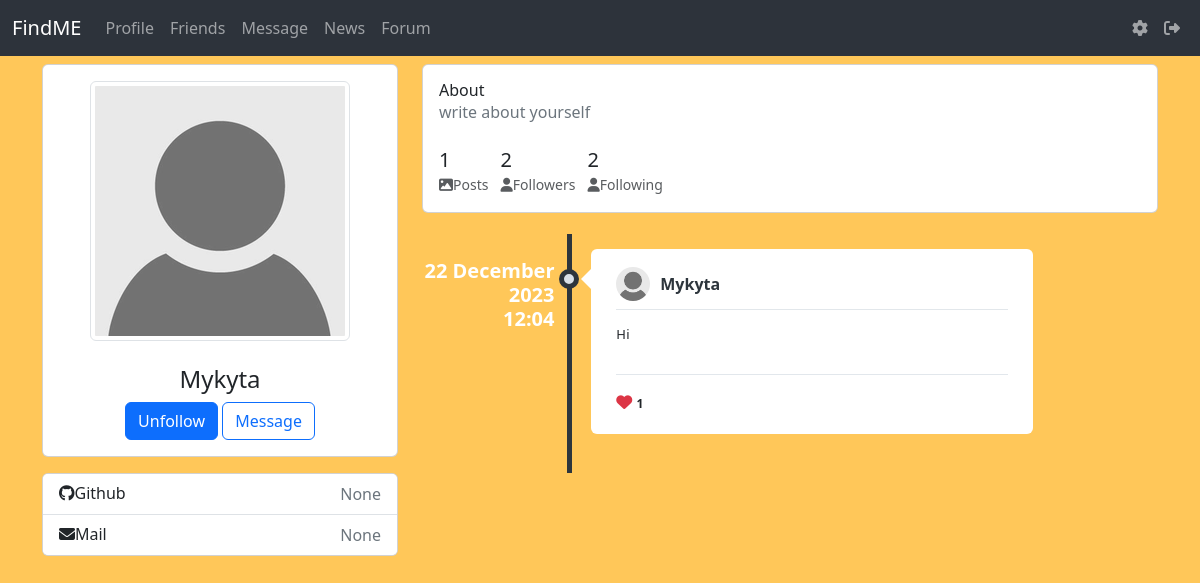
The app's page /profile/Mykyta (signed in), older data.
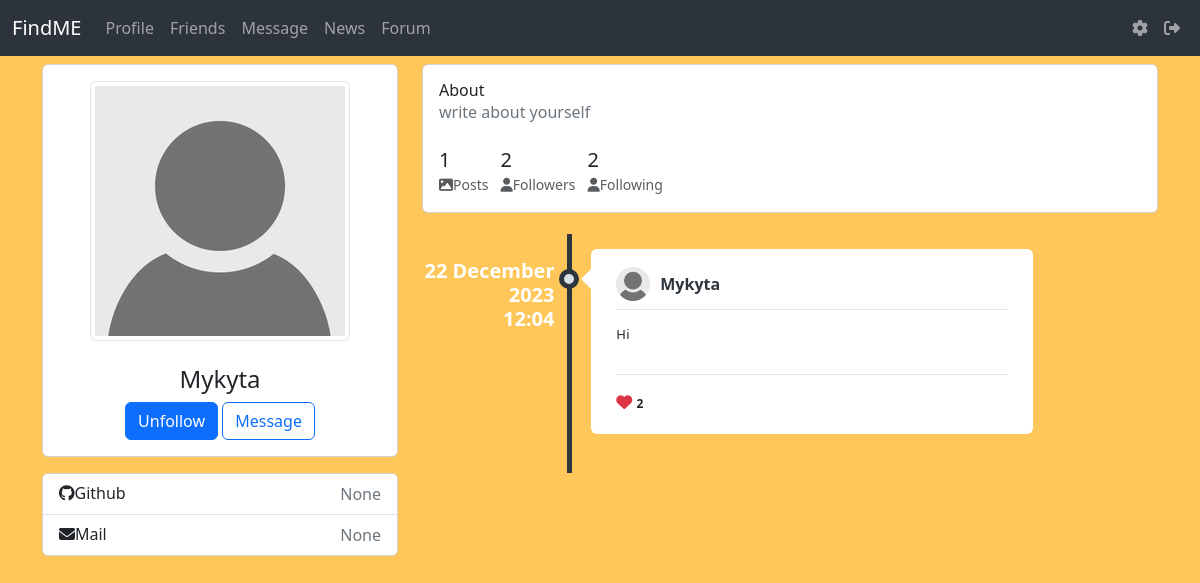
The same page, newer data.
### data/users.py (models this page shows, shortened)
class User(SqlAlchemyBase, UserMixin):
    __tablename__ = 'users'
    id = sqlalchemy.Column(sqlalchemy.Integer, primary_key=True, autoincrement=True)
    name = sqlalchemy.Column(sqlalchemy.String, unique=True, nullable=True)
    about = sqlalchemy.Column(sqlalchemy.String, nullable=True, default='write about yourself')
    second_email = sqlalchemy.Column(sqlalchemy.String, nullable=True)
    github = sqlalchemy.Column(sqlalchemy.String, nullable=True)
    image = sqlalchemy.Column(sqlalchemy.String, default="default.jpg")
    email = sqlalchemy.Column(sqlalchemy.String, index=True, unique=True, nullable=True)
    followings = sqlalchemy.Column(sqlalchemy.String, nullable=True, default='')
    followers = sqlalchemy.Column(sqlalchemy.String, nullable=True, default='')
    post_count = sqlalchemy.Column(sqlalchemy.Integer, nullable=True, default=0)
    admin_check = sqlalchemy.Column(sqlalchemy.Integer, default=0)
    hashed_password = sqlalchemy.Column(sqlalchemy.String, nullable=True)
    created_date = sqlalchemy.Column(sqlalchemy.DateTime, default=datetime.datetime.now)

### data/posts.py (models this page shows)
class Posts(SqlAlchemyBase):
    __tablename__ = 'posts'
    id = sqlalchemy.Column(sqlalchemy.Integer,
                           primary_key=True, autoincrement=True)
    content = sqlalchemy.Column(sqlalchemy.String, nullable=True)
    image = sqlalchemy.Column(sqlalchemy.String, nullable=True)
    likes = sqlalchemy.Column(sqlalchemy.String,
                              nullable=True, default='')
    created_date = sqlalchemy.Column(sqlalchemy.DateTime,
                                     default=datetime.datetime.now)
    user_id = sqlalchemy.Column(sqlalchemy.Integer,
                                sqlalchemy.ForeignKey("users.id"))
    user = relationship('User')

### main.py (the view, shortened to what this page needs)
@app.route('/profile/<string:name>', methods=['GET', 'POST'])
@login_required
def profile(name):
    db_sess = db_session.create_session()
    if current_user.is_authenticated:
        user = db_sess.query(User).filter(User.name == name).first()
        posts = db_sess.query(Posts).filter(user.id == Posts.user_id)
        number = len(list(posts))
        followings_count = user.followings.split(', ')
        if followings_count[0] == '':
            followings_count = 0
        else:
            followings_count = len(followings_count)
        followers_count = user.followers.split(', ')
        if followers_count[0] == '':
            followers_count = 0
        else:
            followers_count = len(followers_count)
    else:
        return redirect('/')
    return render_template('profile.html', posts=posts, count=number, user=user, followings_count=followings_count,
                           followers_count=followers_count)

### data/db_session.py (called while the page is built)
def create_session() -> Session:
    global __factory
    return __factory()

### main.py (called while the page is built)
@login_manager.user_loader
def load_user(user_id):
    db_sess = db_session.create_session()
    return db_sess.query(User).get(user_id)

### templates/profile.html (shortened to what this page needs)
{% extends "base.html" %}
{% block content %}
<div class="row gutters-sm">
    <div class="col-md-4 mb-3">
        <div class="card">
            <div class="card-body">
                <div class="d-flex flex-column align-items-center text-center">
                    <div class="profile-pic-div mr-3">
                        <form method="post" enctype="multipart/form-data">
                            <img src="../static/avatars/{{user.image}}" id="photo" width="250"
                                 class="rounded mb-2 img-thumbnail" data-bs-toggle="modal"
                                 data-bs-target="#exampleModal">
                        </form>
                    </div>
                    <div class="mt-3">
                        <h4>{{user.name}}</h4>
                        {% if current_user.is_authenticated and (current_user.id == user.id) %}
                        <button class="btn btn-primary" data-bs-toggle="modal"
                                data-bs-target="#exampleModaleditprofile">Edit profile
                        </button>
                        <form method="post" enctype="multipart/form-data">
                            <div class="modal fade" id="exampleModaleditprofile" tabindex="-1"
                                 aria-labelledby="exampleModaleditprofile"
                                 aria-hidden="true">
                                <div class="modal-dialog ">
                                    <div class="modal-content">
                                        <div class="modal-header">
                                            <h5 class="modal-title" id="exampleModaledit">Edit profile</h5>
                                            <button type="button" class="btn-close" data-bs-dismiss="modal"
                                                    aria-label="Закрыть"></button>
                                        </div>
                                        <div class="modal-body bg-dark">
                                            <div class="container-fluid">
                                                <div class="row">
                                                    <div class="form-group">
                                                        <textarea class="form-control" name="about_user" placeholder="About"></textarea>
                                                    </div>
                                                </div>
                                                <br>
                                                <div class="row">
                                                    <div class="form-group">
                                                        <input class="form-control"  placeholder="GitHub account" name="git_hub"
                                                               type="text">
                                                    </div>
                                                </div>
                                                <div class="row">
                                                    <div class="form-group">
                                                        <input class="form-control" placeholder="Contact email"
                                                               name="mail_user" id="contact_email" type="email"
                                                               title="Contact email (format: xxx@xxx.xxx)"
                                                               pattern="[a-zA-Z0-9!#$%&amp;'*+\/=?^_`{|}~.-]+@[a-zA-Z0-9-]+(\.[a-zA-Z0-9-]+)*">
                                                    </div>
                                                </div>
                                                <div class="row" style="width: 20%; padding-top: 5px; margin-left: 80%;">
                                                    <button type="submit" class="btn btn-warning"><i
                                            class="fa-solid fa-chevron-right"></i></button>
                                                </div>
                                            </div>
                                        </div>
                                    </div>
                                </div>
                            </div>
                        </form>
                        {% else %}
                            {% set list1 = user.followers.split(', ') %}
                            {% set user_id_ = current_user.id | string() %}
                            <button class="btn btn-primary" name="follow" id="follow2-button-{{user.id}}" onclick="follow1({{user.id}})">{% if user_id_ in list1 %} Unfollow {% else %} Follow {% endif %}</button>
                            <a type="button" href="/message/{{user.id}}" class="btn btn-outline-primary">Message</a>
                        {% endif %}
                    </div>
                </div>
            </div>
        </div>
        <div class="card mt-3">
            <ul class="list-group list-group-flush">
                <li class="list-group-item d-flex justify-content-between align-items-center flex-wrap">
                    <h6 class="mb-0"><i class="fa-brands fa-github"></i>Github</h6>
                    <span class="text-secondary">{{user.github}}</span>
                </li>
                <li class="list-group-item d-flex justify-content-between align-items-center flex-wrap">
                    <h6 class="mb-0"><i class="fa-solid fa-envelope"></i>Mail</h6>
                    <span class="text-secondary">{{user.second_email}}</span>
                </li>
            </ul>
        </div>
    </div>
    <div class="col-md-8">
        <div class="card mb-3">
            <div class="card-body">
                <div class="row-4">
                    <div class="col-sm-3">
                        <h6 class="mb-0">About</h6>
                    </div>
                    <div class="col-sm-9 text-secondary">
                        {{user.about}}
                    </div>
                </div>
                <br>
                <div class="row-2">
                    <div class="col-sm-12">
                        <ul class="list-inline mb-0">
                            <li class="list-inline-item">
                                <h5 class="font-weight-bold mb-0 d-block">{{count}}</h5><small class="text-muted"> <i
                                    class="fas fa-image mr-1"></i>Posts</small>
                            </li>
                            <li class="list-inline-item">
                                <h5 class="font-weight-bold mb-0 d-block">{{followers_count}}</h5><small class="text-muted"> <i
                                    class="fas fa-user mr-1"></i>Followers</small>
                            </li>
                            <li class="list-inline-item">
                                <h5 class="font-weight-bold mb-0 d-block">{{followings_count}}</h5><small class="text-muted"> <i
                                    class="fas fa-user mr-1"></i>Following</small>
                            </li>
                        </ul>
                    </div>
                </div>
            </div>
        </div>
        <div>
            <ul class="timeline">
                {% for item in posts|reverse%}
                <li>
                    <div class="timeline-time">
                        <span class="time" style="color: white;">{{item.created_date.strftime('%d %B %Y')}}</span>
                        <span class="time" style="color: white;">{{item.created_date.strftime('%H:%M')}}</span>
                    </div>
                    <div class="timeline-icon">
                        <a href="javascript:;"></a>
                    </div>
                    <div class="timeline-body">
                        <div class="timeline-header">
                            <span class="userimage"><img src="../static/avatars/{{user.image}}" alt=""></span>
                            <span class="username">{{user.name}}</span>
                        </div>
                        <div class="timeline-content">
                            <p>
                                {{item.content}}
                            </p>
                        </div>
                        <div class="timeline-footer">
                            <form method="post" enctype="multipart/form-data">
                                {% set list1 = item.likes.split(', ') %}
                                {% set user_id_ = current_user.id | string() %}
                                    <i
                                      class="{% if user_id_ in list1 %} fa-solid fa-heart text-danger {% else %} fa-solid fa-heart {% endif %}"
                                      id="like-button-{{item.id}}"
                                      onclick="like({{item.id}})"
                                    ></i>
                                <span class="stats-total" id="likes-count-{{item.id}}">{% if (item.likes|length) > 1 %} {{(item.likes|length)//2}} {% else %} {% if item.likes|length == '' %} {{0}} {% else %} {{1}}  {% endif %} {% endif %}</span>
                            </form>
                        </div>
                    </div>
                    <br>
                </li>
                {% endfor %}
            </ul>
        </div>
    </div>
</div>
{% endblock %}

### templates/base.html (shortened to what this page needs)
<!doctype html>
<html lang="en">
<head>
    <link rel="stylesheet" href="../static/css/style.css" />
    <link href="https://cdn.jsdelivr.net/npm/bootstrap@5.0.1/dist/css/bootstrap.min.css"
          rel="stylesheet"
>
	<link href="/examples/libs/bootstrap-5/bootstrap.min.css" rel="stylesheet">
</head>
<body>
<header>
	<nav class="navbar navbar-expand-lg navbar-dark" style="background-color: #2d333b">
    	<div class="container-fluid">
        	<a class="navbar-brand" href="#">FindME</a>
			{% if current_user.is_authenticated %}
    			<div class="collapse navbar-collapse" id="navbarSupportedContent">
     			 	<ul class="navbar-nav me-auto mb-2 mb-lg-0">
						<li class="nav-item">
					 		<a class="nav-link" href="/profile/{{current_user.name}}">Profile</a>
					 	</li>
					 	<li class="nav-item">
							<a class="nav-link" href="/friends">Friends</a>
					 	</li>
					 	<li class="nav-item">
							<a class="nav-link" href="/message">Message</a>
					 	</li>
					 	<li class="nav-item">
							<a class="nav-link" href="/news">News</a>
					 	</li>
						<li class="nav-item">
							<a class="nav-link" href="/forum">Forum</a>
					 	</li>
				 	</ul>
				 	<ul class="navbar-nav ms-auto mb-2 mb-lg-0">
					 	<li class="nav-item">
					 		<a class="nav-link" href="/settings"><i class="fa-solid fa-gear"></i></a>
					 	</li>
					 	<li class="nav-item">
					 		<a class="nav-link" href="/logout"><i class="fa-solid fa-right-from-bracket"></i></a>
					 	</li>
				  	</ul>
    			</div>
			{% endif %}
  		</div>
	</nav>
</header>
<main role="main" class="container">
    {% block content %}
    {% endblock %}
</main>
</body>
</html>

### static/css/style.css (style rules this page uses)
img { max-width: 100%; height: auto; }
html body { background-color: #FFC759; }
#photo { height: 100%; width: 100%; }
body { min-height: 100vh; overflow-x: hidden }
.timeline { list-style-type: none; margin: 0; padding: 0; position: relative }
.timeline:before { content: ''; position: absolute; top: 5px; bottom: 5px; width: 5px; background: #2d353c; left: 20%; margin-left: -2.5px }
.timeline>li { position: relative; min-height: 50px; padding: 20px 0 }
.timeline .timeline-time { position: absolute; left: 0; width: 18%; text-align: right; top: 30px; color: white; }
.timeline .timeline-time .date, .timeline .timeline-time .time { display: block; font-weight: 600 }
.timeline .timeline-time .time { line-height: 24px; font-size: 20px; color: #242a30 }
.timeline .timeline-icon { left: 15%; position: absolute; width: 10%; text-align: center; top: 40px }
.timeline .timeline-icon a { text-decoration: none; width: 20px; height: 20px; display: inline-block; border-radius: 20px; background: #d9e0e7; line-height: 10px; color: #fff; font-size: 14px; border: 5px solid #2d353c; transition: border-color .2s linear }
.timeline .timeline-body { margin-left: 23%; margin-right: 17%; background: #fff; position: relative; padding: 20px 25px; border-radius: 6px }
.timeline .timeline-body:before { content: ''; display: block; position: absolute; border: 10px solid transparent; border-right-color: #fff; left: -20px; top: 20px }
.timeline .timeline-body>div+div { margin-top: 15px }
.timeline .timeline-body>div+div:last-child { margin-bottom: -20px; padding-bottom: 20px; border-radius: 0 0 6px 6px }
.timeline-header { padding-bottom: 10px; border-bottom: 1px solid #e2e7eb; line-height: 30px }
.timeline-header .userimage { float: left; width: 34px; height: 34px; border-radius: 40px; overflow: hidden; margin: -2px 10px -2px 0 }
.timeline-header .username { font-size: 16px; font-weight: 600 }
.timeline-header .username, .timeline-header .username a { color: #2d353c }
.timeline img { max-width: 100%; display: block }
.timeline-content { letter-spacing: .25px; line-height: 18px; font-size: 13px }
.timeline-content:after, .timeline-content:before { content: ''; display: table; clear: both }
.timeline-footer { background: #fff; border-top: 1px solid #e2e7ec; padding-top: 15px }
.stats-total { display: inline-block; line-height: 20px color: #6d767f; font-weight: 600; font-size: 12px }
.text-danger, .text-red { color: #ff5b57!important; }

Row changes from the older to the newer data that the page shows:
changed Posts "Hi": likes (not shown) → "2"; value "1" → (not shown)
